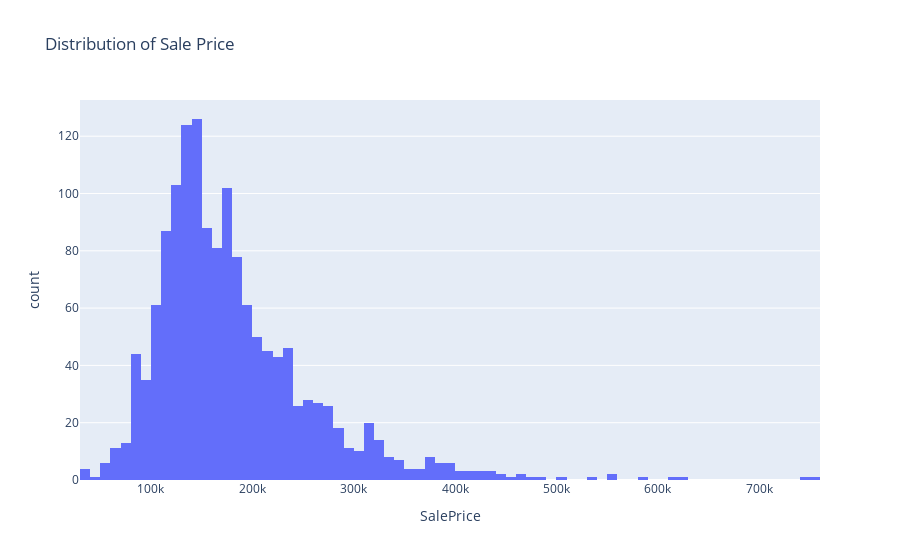

The cell this chart's notebook holds for it:
### Markdown cell above
### Data Visualization of the numerical data

### Code cell
# create a histogram
fig = px.histogram(data, x='SalePrice', title='Distribution of Sale Price')
fig.show()

### Figure 1 — Plotly figure (JSON) as saved in the notebook; plotly's stock layout.template omitted (floating-point values rounded to 4 significant figures; data arrays with more than 128 entries replaced by an {"elided": "..."} marker saying what was removed)
{"data": [{"alignmentgroup": "True", "bingroup": "x", "hovertemplate": "SalePrice=%{x}<br>count=%{y}<extra></extra>", "legendgroup": "", "marker": {"color": "#636efa", "pattern": {"shape": ""}}, "name": "", "offsetgroup": "", "orientation": "v", "showlegend": false, "type": "histogram", "x": {"elided": "1460 int values"}, "xaxis": "x", "yaxis": "y"}], "layout": {"barmode": "relative", "legend": {"tracegroupgap": 0}, "title": {"text": "Distribution of Sale Price"}, "xaxis": {"anchor": "y", "domain": [0, 1], "title": {"text": "SalePrice"}}, "yaxis": {"anchor": "x", "domain": [0, 1], "title": {"text": "count"}}}}
